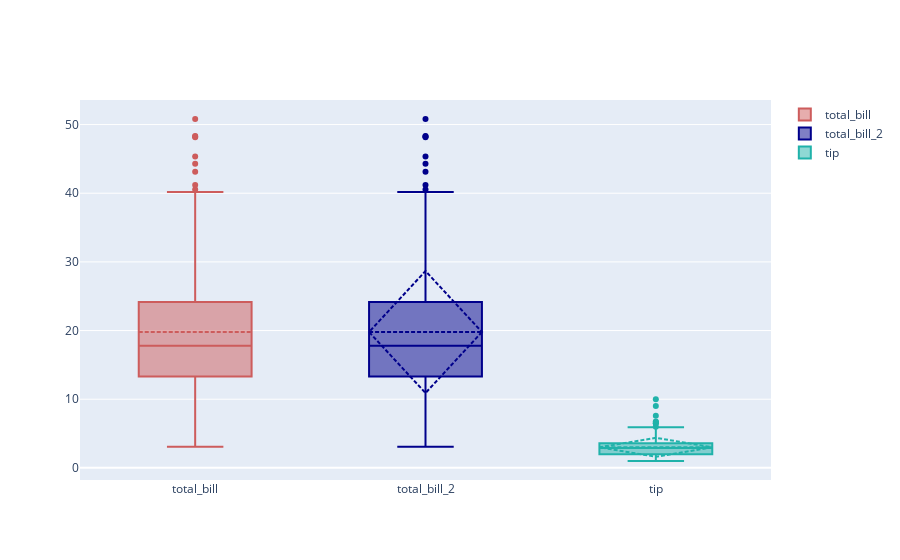

Notebook cell for this chart:
### Code cell
import numpy as np

y0 = df["total_bill"]
y2 = df["total_bill"]
y1 = df["tip"]

fig = go.Figure()
fig.add_trace(    go.Box(y=y0, name='total_bill',marker_color = 'indianred',boxmean=True) )# represent mean
fig.add_trace(    go.Box(y=y2, name='total_bill_2',marker_color = 'darkblue',boxmean='sd') )# represent mean and SD=> 1st mean then SD is display there

fig.add_trace(    go.Box(y=y1, name = 'tip', marker_color = 'lightseagreen' ,   boxmean='sd') ) # represent mean and standard deviation

fig.show()

### Figure 1 — Plotly figure (JSON) as saved in the notebook; plotly's stock layout.template omitted (floating-point values rounded to 4 significant figures; data arrays with more than 128 entries replaced by an {"elided": "..."} marker saying what was removed)
{"data": [{"boxmean": true, "marker": {"color": "indianred"}, "name": "total_bill", "type": "box", "y": {"elided": "244 float values"}}, {"boxmean": "sd", "marker": {"color": "darkblue"}, "name": "total_bill_2", "type": "box", "y": {"elided": "244 float values"}}, {"boxmean": "sd", "marker": {"color": "lightseagreen"}, "name": "tip", "type": "box", "y": {"elided": "244 float values"}}], "layout": {}}
